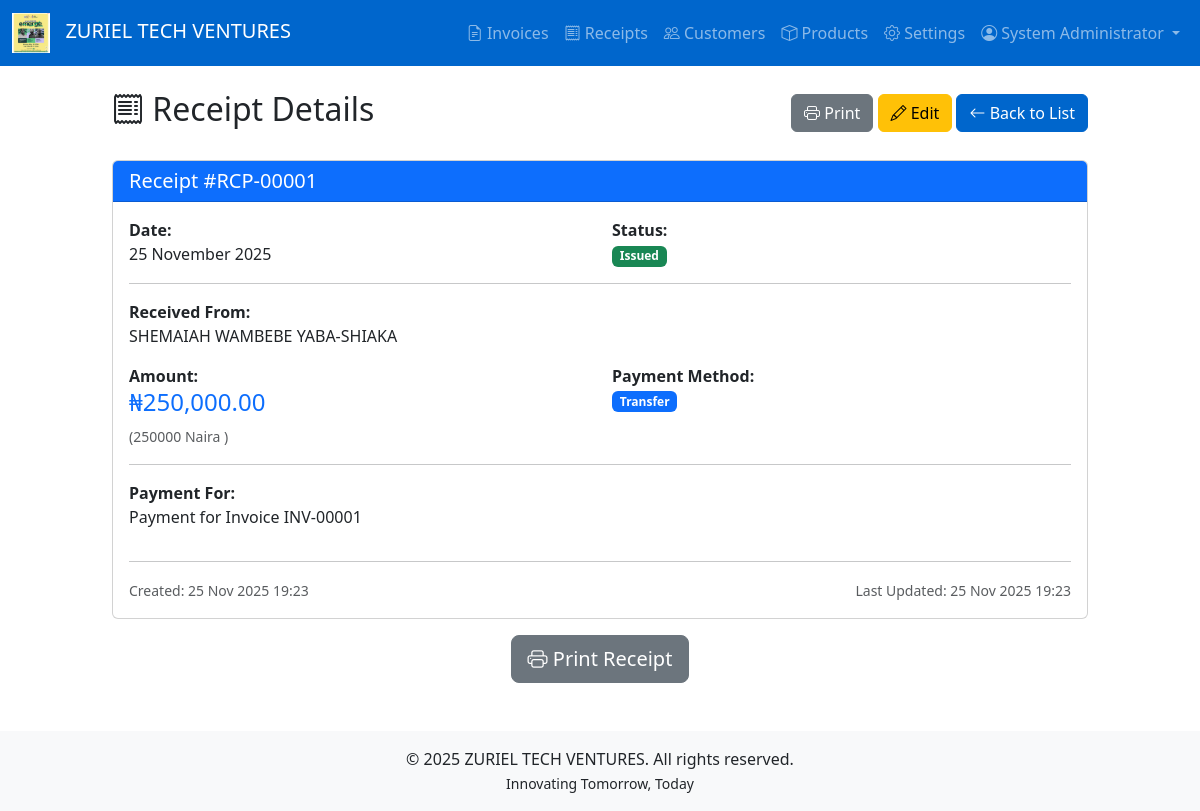
Screenshot of /receipts/view/2 (signed in) with the database file from the repository.
### tables this page shows
CREATE TABLE `receipts` (
  `id` int(11) NOT NULL,
  `receipt_number` varchar(50) NOT NULL,
  `invoice_id` int(11) DEFAULT NULL,
  `receipt_date` date NOT NULL,
  `received_from` varchar(255) NOT NULL,
  `amount_naira` int(11) NOT NULL,
  `amount_kobo` int(11) NOT NULL DEFAULT 0,
  `total_amount` decimal(10,2) NOT NULL,
  `payment_for` text NOT NULL,
  `payment_method` enum('cash','transfer','pos','other') NOT NULL,
  `status` enum('issued','archived') DEFAULT 'issued',
  `created_at` timestamp NOT NULL DEFAULT current_timestamp(),
  `updated_at` timestamp NOT NULL DEFAULT current_timestamp() ON UPDATE current_timestamp()
);

### app/controllers/ReceiptController.php (called while the page is built, shortened)
<?php
class ReceiptController extends ProtectedController {
    private $receiptModel;
    private $invoiceModel;
    public function __construct($db) {
        $this->receiptModel = new Receipt($db);
        $this->invoiceModel = new Invoice($db);
    }
    public function show($id) {
        $receipt = $this->receiptModel->find($id);
        $invoice = null;
        if (!empty($receipt['invoice_id'])) {
            $invoice = $this->invoiceModel->find($receipt['invoice_id']);
        }
        $this->view('receipts/show', [
            'receipt' => $receipt,
            'invoice' => $invoice
        ]);
    }
}
?>

### app/models/model.php (called while the page is built, shortened)
<?php
class Model {
    protected $db;
    protected $table;
    public function __construct($db) {
        $this->db = $db;
    }
    public function find($id) {
        $stmt = $this->db->prepare("SELECT * FROM {$this->table} WHERE id = :id");
        $stmt->execute(['id' => $id]);
        return $stmt->fetch();
    }
}
?>

### config/config.php (called while the page is built, shortened)
<?php
class Config {
    private static $config = [];
    public static function load($db) {
        try {
            $stmt = $db->query("SELECT config_key, config_value FROM config");
            while ($row = $stmt->fetch(PDO::FETCH_ASSOC)) {
                self::$config[$row['config_key']] = $row['config_value'];
            }
        } catch (PDOException $e) {
            self::loadDefaults();
        }
    }
    public static function get($key, $default = null) {
        return self::$config[$key] ?? $default;
    }
    public static function url($path = '') {
        $scriptPath = str_replace('\\', '/', dirname($_SERVER['SCRIPT_NAME']));
        $basePath = str_replace('/public', '', $scriptPath);
        $path = ltrim($path, '/');
        return $basePath . ($path ? '/' . $path : '');
    }
}
?>

### app/views/receipts/show.php (the view)
<?php require_once __DIR__ . '/../layouts/header.php'; ?>
<div class="row">
    <div class="col-md-10 offset-md-1">
        <div class="d-flex justify-content-between align-items-center mb-4">
            <h2><i class="bi bi-receipt"></i> Receipt Details</h2>
            <div>
                <a href="<?php echo Config::url('receipts/print/' . $receipt['id']); ?>"
                   class="btn btn-secondary" target="_blank">
                    <i class="bi bi-printer"></i> Print
                </a>
                <a href="<?php echo Config::url('receipts/edit/' . $receipt['id']); ?>"
                   class="btn btn-warning">
                    <i class="bi bi-pencil"></i> Edit
                </a>
                <a href="<?php echo Config::url('receipts'); ?>" class="btn btn-primary">
                    <i class="bi bi-arrow-left"></i> Back to List
                </a>
            </div>
        </div>
        <div class="card">
            <div class="card-header bg-primary text-white">
                <h5 class="mb-0">Receipt #<?php echo htmlspecialchars($receipt['receipt_number']); ?></h5>
            </div>
            <div class="card-body">
                <div class="row mb-3">
                    <div class="col-md-6">
                        <strong>Date:</strong><br>
                        <?php echo date('d F Y', strtotime($receipt['receipt_date'])); ?>
                    </div>
                    <div class="col-md-6">
                        <strong>Status:</strong><br>
                        <span class="badge bg-<?php echo $receipt['status'] === 'issued' ? 'success' : 'secondary'; ?>">
                            <?php echo ucfirst($receipt['status']); ?>
                        </span>
                    </div>
                </div>
                <hr>
                <div class="row mb-3">
                    <div class="col-12">
                        <strong>Received From:</strong><br>
                        <?php echo htmlspecialchars($receipt['received_from']); ?>
                    </div>
                </div>
                <div class="row mb-3">
                    <div class="col-md-6">
                        <strong>Amount:</strong><br>
                        <h4 class="text-primary">
                            <?php echo Config::get('CURRENCY_SYMBOL_MAJOR', '₦'); ?><?php echo number_format($receipt['total_amount'], 2); ?>
                        </h4>
                        <small class="text-muted">
                            (<?php echo $receipt['amount_naira']; ?> <?php echo Config::get('CURRENCY_NAME', 'Naira'); ?>
                            <?php if ($receipt['amount_kobo'] > 0): ?>
                                and <?php echo $receipt['amount_kobo']; ?> <?php echo Config::get('CURRENCY_SYMBOL_MINOR', 'Kobo'); ?>
                            <?php endif; ?>)
                        </small>
                    </div>
                    <div class="col-md-6">
                        <strong>Payment Method:</strong><br>
                        <span class="badge bg-<?php
                            echo $receipt['payment_method'] === 'cash' ? 'success' :
                                ($receipt['payment_method'] === 'transfer' ? 'primary' :
                                ($receipt['payment_method'] === 'pos' ? 'info' : 'secondary'));
                        ?>">
                            <?php echo ucfirst($receipt['payment_method']); ?>
                        </span>
                    </div>
                </div>
                <hr>
                <div class="row mb-3">
                    <div class="col-12">
                        <strong>Payment For:</strong><br>
                        <p><?php echo nl2br(htmlspecialchars($receipt['payment_for'])); ?></p>
                    </div>
                </div>
                <hr>
                <div class="row">
                    <div class="col-md-6">
                        <small class="text-muted">
                            Created: <?php echo date('d M Y H:i', strtotime($receipt['created_at'])); ?>
                        </small>
                    </div>
                    <div class="col-md-6 text-end">
                        <small class="text-muted">
                            Last Updated: <?php echo date('d M Y H:i', strtotime($receipt['updated_at'])); ?>
                        </small>
                    </div>
                </div>
            </div>
        </div>
        <div class="mt-3 text-center">
            <a href="<?php echo Config::url('receipts/print/' . $receipt['id']); ?>"
               class="btn btn-lg btn-secondary" target="_blank">
                <i class="bi bi-printer"></i> Print Receipt
            </a>
        </div>
    </div>
</div>
<?php require_once __DIR__ . '/../layouts/footer.php'; ?>

### rows the page displays
receipts: receipt_number "RCP-00001", receipt_date "25 November 2025", status "Issued", received_from "SHEMAIAH WAMBEBE YABA-SHIAKA", total_amount "250,000.00", amount_naira "250000", payment_method "Transfer", payment_for "Payment for Invoice INV-00001", created_at "25 Nov 2025 19:23", updated_at "25 Nov 2025 19:23"

### other values shown
Config::get('COMPANY_NAME') "ZURIEL TECH VENTURES"
$_SESSION['full_name'] "System Administrator"
Config::get('CURRENCY_SYMBOL_MAJOR', '₦') "₦"
Config::get('CURRENCY_NAME', 'Naira') "Naira"
Config::get('COMPANY_TAGLINE') "Innovating Tomorrow, Today"
